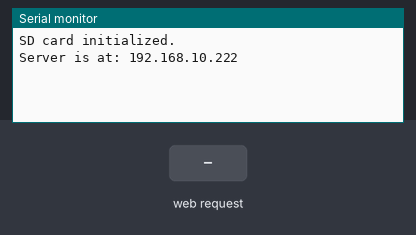
This sketch was run on a simulated Arduino Uno, built with avr-gcc and run on an emulated ATmega328P. Shown: the last lines printed to the serial monitor. The inputs (shaded band) are chosen by the test bench. WiFi joins after 1.5 s; servers stay silent unless stated; storage starts empty.

Above: at 1.2 s.
1.3 s: HTTP request GET /tank-level received
At 2.1 s:
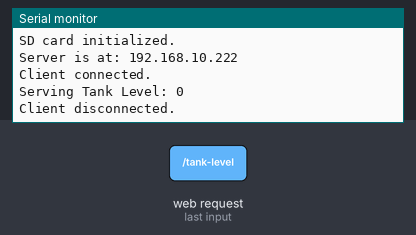
2.8 s: HTTP request GET /update-distance received
At 3.3 s:
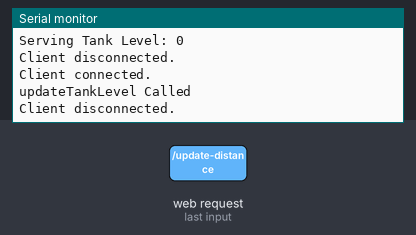

The sketch:

WebServer.ino
```cpp
#include <SPI.h>
#include <Ethernet.h>
#include <SD.h>
//#include <NewPing.h>

byte mac[] = { 0xDE, 0xAD, 0xBE, 0xEF, 0xFE, 0xED };
//IPAddress ip(169, 254, 110, 100); // Static IP for Arduino
IPAddress ip(192, 168, 10, 222); // Static IP for Arduino
//IPAddress gateway(169, 254, 110, 1); // Gateway is the PC
//IPAddress subnet(255, 255, 0, 0); // Subnet mask

//byte mac[] = { 0xDE, 0xAD, 0xBE, 0xEF, 0xFE, 0xED };
EthernetServer server(80);  // Web server running on port 80
File webFile;
//IPAddress ip(192, 168, 10, 222);
//#define TRIGGER_PIN 7
//#define ECHO_PIN 6
//#define MAX_DISTANCE 400 // Maximum distance in cm
//NewPing sonar(TRIGGER_PIN, ECHO_PIN, MAX_DISTANCE);
unsigned int latestTankLevel = 0;  // To store distance from ESP32


void setup() {
  // Start the serial monitor
  Serial.begin(9600);

 // Initialize SD card
  if (!SD.begin(4)) {
    Serial.println("SD card failed to initialize.");
    while (true);  // Halt further execution
  } else {
    Serial.println("SD card initialized.");
  }

  //Initialize Ethernet using DHCP
  // if (Ethernet.begin(mac) == 0) {
  //   Serial.println("Ethernet shield failed to initialize.");
  //   while (true);  // Halt further execution
  // }else {
  //   Serial.println("Ethernet shield initialized.");
  // }
  //Ethernet.begin(mac, ip, gateway, subnet);
  // Use static IP address
  Ethernet.begin(mac, ip);
  // Start the server
  server.begin();
  Serial.print("Server is at: ");
  Serial.println(Ethernet.localIP());  // Show the IP address assigned via DHCP
}

void loop() {
  EthernetClient client = server.available();
  if (client) {
    Serial.println("Client connected.");
    String request = ""; // To store the HTTP request line

    // Read the first line of the request
    char c;
    while (client.available() && (c = client.read()) != '\n') {
      request += c;
    }

    // Handle the request based on the URL
    if (request.indexOf("GET /tank-level") >= 0) {
      serveTankLevel(client);
    } else if (request.indexOf("GET /update-distance") >= 0) {
      updateTankLevel(request, client);
    } else {
      serveHtml(client);
    }


    delay(1); // Give the client time to receive the data
    client.stop();
    Serial.println("Client disconnected.");
    // Close the connection
    // client.println("HTTP/1.1 200 OK");
    // client.println("Content-Type: text/html");
    // client.println("Connection: close");
    // client.println();
    // client.println("<html><body><h1>Hello from Arduino Web Server!</h1></body></html>");
    // client.stop();
  }
}
void serveHtml(EthernetClient &client)
{
  webFile = SD.open("INDEX.HTM");  // Try the long filename first
    if (!webFile) {
      // If the long filename fails, try the short filename
      webFile = SD.open("INDEX~1.HTM");
    }
    if (!webFile) {
      // If the long filename fails, try the short filename
      webFile = SD.open("index.html");
    }
    if (webFile) {
      client.println("HTTP/1.1 200 OK");
      client.println("Content-Type: text/html");
      client.println("Connection: close");
      client.println();

      // Send the content of the file
      while (webFile.available()) {
        client.write(webFile.read());
      }

      webFile.close();
    } else {
      Serial.println("Failed to open INDEX.HTM");
      client.println("HTTP/1.1 404 Not Found");
      client.println("Connection: close");
      client.println();
    }
}

void serveTankLevel(EthernetClient &client) {
  Serial.print("Serving Tank Level: ");
  Serial.println(latestTankLevel);

  client.println("HTTP/1.1 200 OK");
  client.println("Content-Type: application/json");
  client.println("Connection: close");
  client.println();

  // Send JSON response
  client.print("{\"tank_level\":");
  client.print(latestTankLevel);
  client.println("}");
}

void updateTankLevel(String request, EthernetClient &client) {
  // Parse the 'value' parameter from the request
  Serial.println("updateTankLevel Called");
  int valueIndex = request.indexOf("value=");
  if (valueIndex >= 0) {
    String valueString = request.substring(valueIndex + 6);
    latestTankLevel = valueString.toInt();
    Serial.print("Updated Tank Level: ");
    Serial.println(latestTankLevel);
  }

  // Send HTTP response
  client.println("HTTP/1.1 200 OK");
  client.println("Connection: close");
  client.println();
  client.println("Distance updated successfully");
}
```

Measured:
- after the input at 1.3 s, the serial monitor: prints a new line at once (image 1)
- after the input at 2.8 s, the serial monitor: prints a new line at once (image 2)
